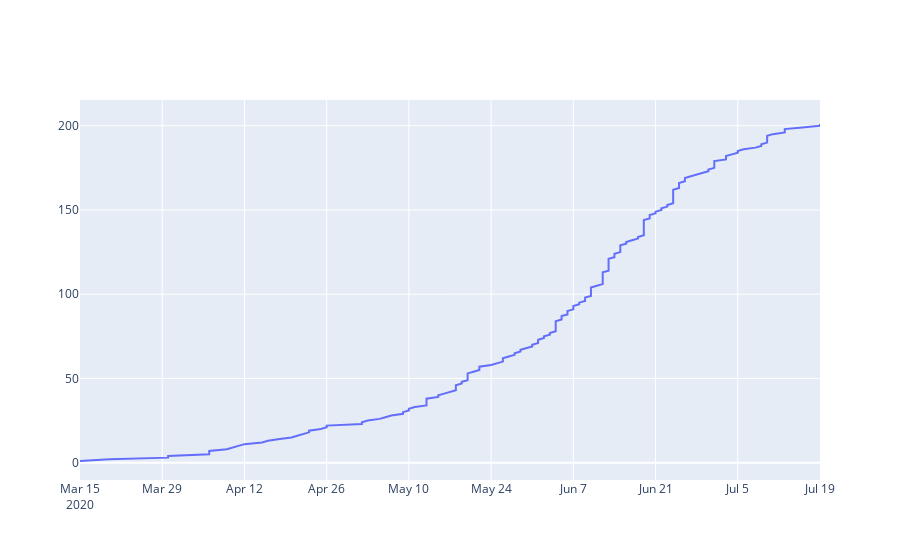

Here is the notebook cell this chart was saved with:
### Code cell
trace = go.Scatter(x = data_ses_Miguel_Pereira['dt_evento'],
                   y = data_ses_Miguel_Pereira['total_casos'],
                   mode = 'lines')
dat = [trace]
py.iplot(dat)

### Figure 1 — Plotly figure (JSON) as saved in the notebook; plotly's stock layout.template omitted (floating-point values rounded to 4 significant figures; data arrays with more than 128 entries replaced by an {"elided": "..."} marker saying what was removed)
{"data": [{"mode": "lines", "type": "scatter", "x": {"elided": "204 str values"}, "y": {"elided": "204 int values"}}], "layout": {}}
